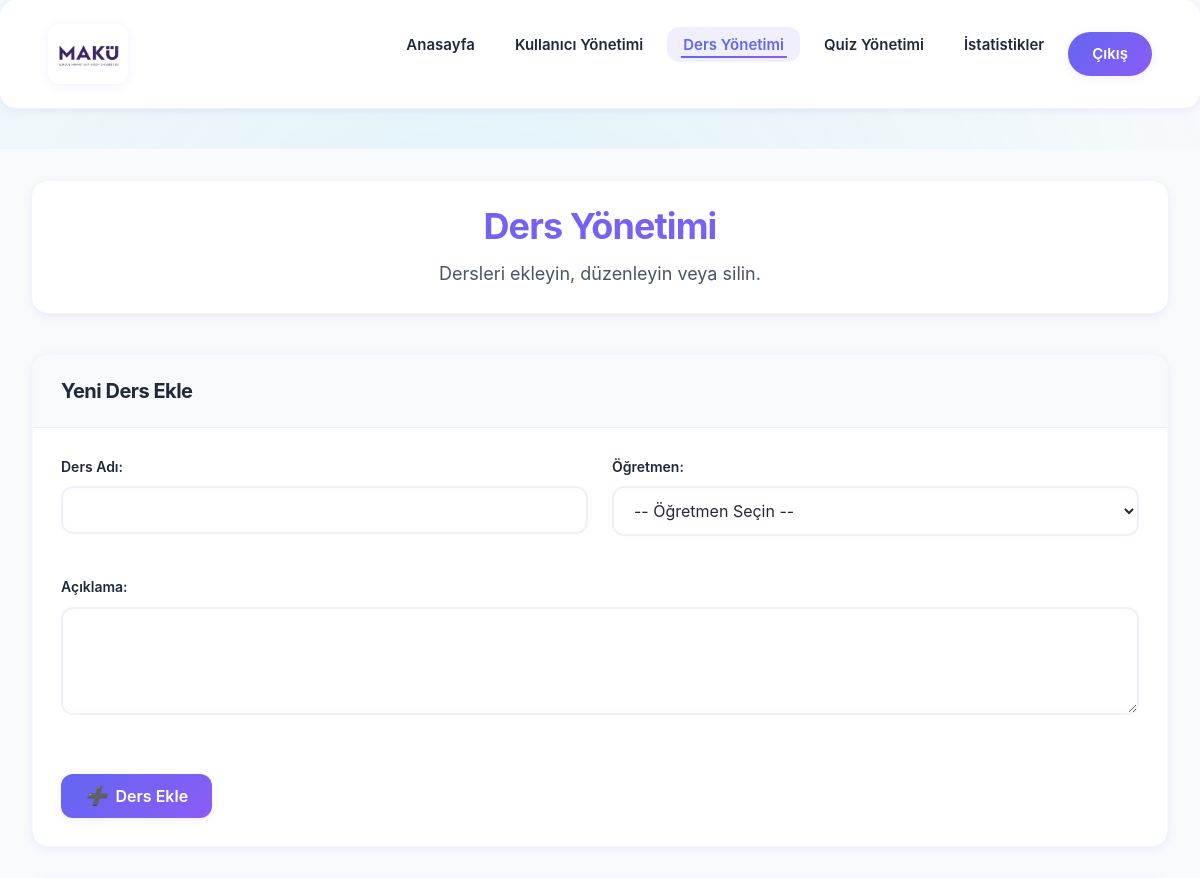
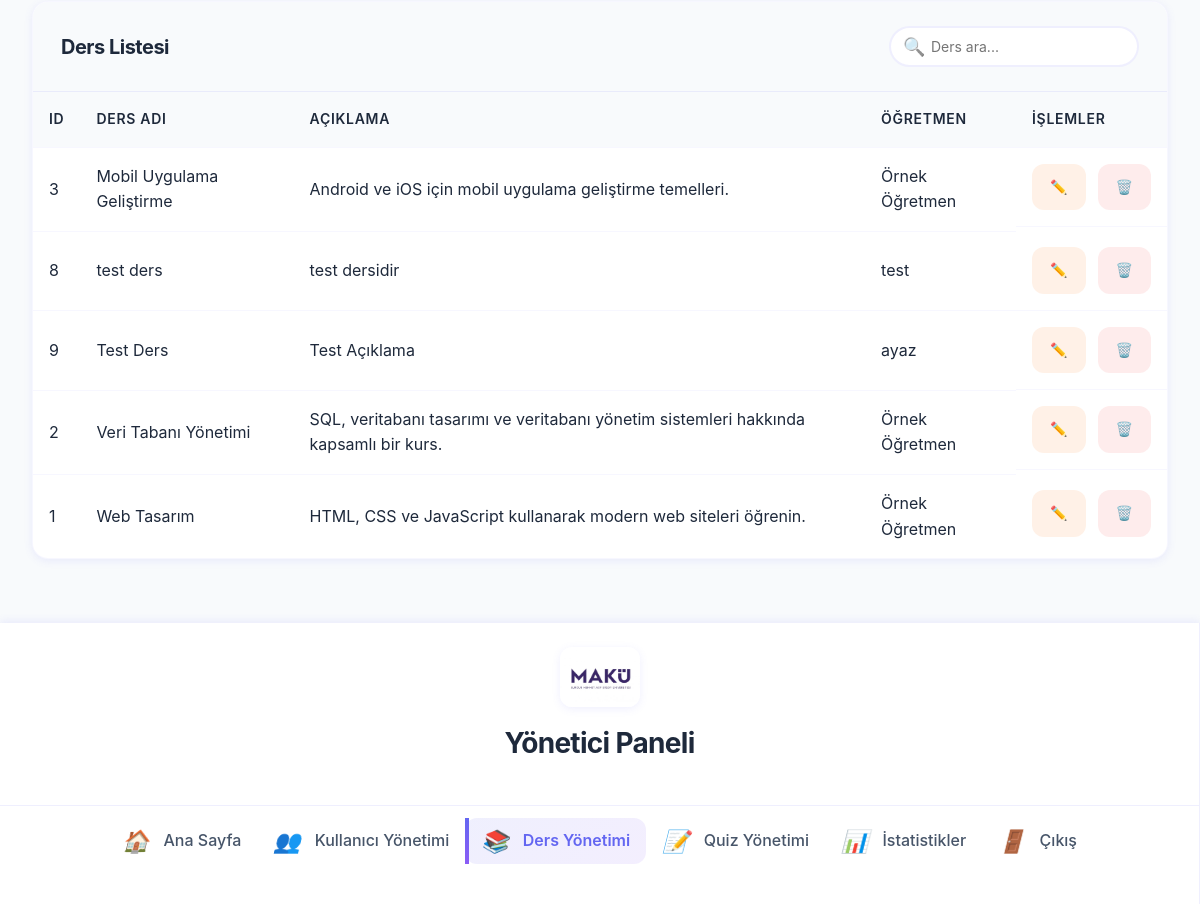
The page /admin_manage_courses.php (signed in) on the database its author committed (2 pictures, top to bottom).
### tables this page shows
CREATE TABLE `courses` (
  `id` int(11) NOT NULL,
  `name` varchar(100) NOT NULL,
  `description` text DEFAULT NULL,
  `teacher_id` int(11) DEFAULT NULL,
  `created_at` timestamp NOT NULL DEFAULT current_timestamp(),
  `updated_at` timestamp NOT NULL DEFAULT current_timestamp() ON UPDATE current_timestamp()
);

CREATE TABLE `users` (
  `id` int(11) NOT NULL,
  `name` varchar(100) NOT NULL,
  `email` varchar(100) NOT NULL,
  `password` varchar(255) NOT NULL,
  `salt` varchar(32) DEFAULT NULL,
  `role` enum('student','teacher','admin') NOT NULL,
  `created_at` timestamp NOT NULL DEFAULT current_timestamp(),
  `updated_at` timestamp NOT NULL DEFAULT current_timestamp() ON UPDATE current_timestamp()
);

### config.php (called while the page is built, shortened)
<?php
function e($string) {
    return htmlspecialchars($string, ENT_QUOTES, 'UTF-8');
}
?>

### admin_manage_courses.php (the view, shortened to what this page needs)
<?php
include "config.php";
$sql = "SELECT c.id, c.name, c.description, u.name AS teacher_name, u.id AS teacher_id
        FROM courses c
        LEFT JOIN users u ON c.teacher_id = u.id
        ORDER BY c.name";
$result = $conn->query($sql);
?>
<!DOCTYPE html>
<html lang="tr">
<head>
    <link rel="stylesheet" href="css/main.css">
</head>
<body class="dashboard-body">
    <header id="header" class="header dashboard-header">
        <div class="container">
            <img src="img/school-logo.jpg" alt="MAKÜ Logo" class="header-logo">
            <nav id="navmenu" class="navmenu">
                <ul>
                    <li><a href="admin_dashboard.php">Anasayfa</a></li>
                    <li><a href="admin_manage_users.php">Kullanıcı Yönetimi</a></li>
                    <li><a href="admin_manage_courses.php" class="active">Ders Yönetimi</a></li>
                    <li><a href="admin_manage_quizzes.php">Quiz Yönetimi</a></li>
                    <li><a href="admin_quiz_stats.php">İstatistikler</a></li>
                    <li><a href="islem/logout.php" class="btn-action">Çıkış</a></li>
                </ul>
            </nav>
        </div>
    </header>
    <div class="dashboard-container">
        <div class="sidebar">
            <div class="sidebar-header">
                <img src="img/school-logo.jpg" alt="MAKÜ Logo" class="sidebar-logo">
                <h3>Yönetici Paneli</h3>
            </div>
            <ul class="sidebar-menu">
                <li><a href="admin_dashboard.php"><i class="icon">🏠</i> Ana Sayfa</a></li>
                <li><a href="admin_manage_users.php"><i class="icon">👥</i> Kullanıcı Yönetimi</a></li>
                <li><a href="admin_manage_courses.php" class="active"><i class="icon">📚</i> Ders Yönetimi</a></li>
                <li><a href="admin_manage_quizzes.php"><i class="icon">📝</i> Quiz Yönetimi</a></li>
                <li><a href="admin_quiz_stats.php"><i class="icon">📊</i> İstatistikler</a></li>
                <li><a href="islem/logout.php"><i class="icon">🚪</i> Çıkış</a></li>
            </ul>
        </div>
        <main class="dashboard-content">
            <div class="dashboard-header">
                <h1>Ders Yönetimi</h1>
                <p>Dersleri ekleyin, düzenleyin veya silin.</p>
            </div>
            <div class="content-card">
                <div class="card-header">
                    <h2>Yeni Ders Ekle</h2>
                </div>
                <div class="card-body">
                    <form method="POST" action="" class="admin-form">
                        <div class="form-row">
                            <div class="form-group">
                                <label for="name">Ders Adı:</label>
                                <input type="text" id="name" name="name" value="<?php echo isset($_POST['name']) ? e($_POST['name']) : ''; ?>" required>
                            </div>
                            <div class="form-group">
                                <label for="teacher_id">Öğretmen:</label>
                                <select id="teacher_id" name="teacher_id">
                                    <option value="">-- Öğretmen Seçin --</option>
                                </select>
                            </div>
                        </div>
                        <div class="form-group">
                            <label for="description">Açıklama:</label>
                            <textarea id="description" name="description" rows="4"><?php echo isset($_POST['description']) ? e($_POST['description']) : ''; ?></textarea>
                        </div>
                        <div class="form-actions">
                            <button type="submit" class="primary-button">
                                <i class="button-icon">➕</i> Ders Ekle
                            </button>
                        </div>
                    </form>
                </div>
            </div>
            <div class="content-card">
                <div class="card-header">
                    <h2>Ders Listesi</h2>
                    <div class="search-container">
                        <input type="text" id="courseSearch" placeholder="Ders ara..." class="search-input">
                        <span class="search-icon">🔍</span>
                    </div>
                </div>
                <?php if ($result && $result->rowCount() > 0): ?>
                    <div class="table-responsive">
                        <table class="data-table">
                            <thead>
                                <tr>
                                    <th>ID</th>
                                    <th>Ders Adı</th>
                                    <th>Açıklama</th>
                                    <th>Öğretmen</th>
                                    <th>İşlemler</th>
                                </tr>
                            </thead>
                            <tbody id="courseTableBody">
                                <?php while ($row = $result->fetch(PDO::FETCH_ASSOC)): ?>
                                    <tr>
                                        <td><?php echo $row['id']; ?></td>
                                        <td><?php echo e($row['name']); ?></td>
                                        <td><?php echo e($row['description'] ? $row['description'] : 'Açıklama yok'); ?></td>
                                        <td><?php echo e($row['teacher_name'] ? $row['teacher_name'] : 'Atanmamış'); ?></td>
                                        <td class="actions">
                                            <a href="admin_edit_course.php?id=<?php echo $row['id']; ?>" class="btn-edit" title="Düzenle">✏️</a>
                                            <a href="admin_manage_courses.php?delete=<?php echo $row['id']; ?>" class="btn-delete" title="Sil" onclick="return confirm('Bu dersi silmek istediğinizden emin misiniz? Bu işlem geri alınamaz ve ilgili tüm quizler silinecektir.')">🗑️</a>
                                        </td>
                                    </tr>
                                <?php endwhile; ?>
                            </tbody>
                        </table>
                    </div>
                <?php else: ?>
                    <div class="no-data">
                        <p>Henüz hiç ders bulunmamaktadır.</p>
                    </div>
                <?php endif; ?>
            </div>
        </main>
    </div>
</body>
</html>

### rows shown on the page
courses: id "3", name "Mobil Uygulama Geliştirme", description "Android ve iOS için mobil uygulama geliştirme temelleri.", teacher.name "Örnek Öğretmen"
courses: id "8", name "test ders", description "test dersidir", teacher.name "test"
courses: id "9", name "Test Ders", description "Test Açıklama", teacher.name "ayaz"
courses: id "2", name "Veri Tabanı Yönetimi", description "SQL, veritabanı tasarımı ve veritabanı yönetim sistemleri hakkında kapsamlı bir kurs.", teacher.name "Örnek Öğretmen"
courses: id "1", name "Web Tasarım", description "HTML, CSS ve JavaScript kullanarak modern web siteleri öğrenin.", teacher.name "Örnek Öğretmen"
